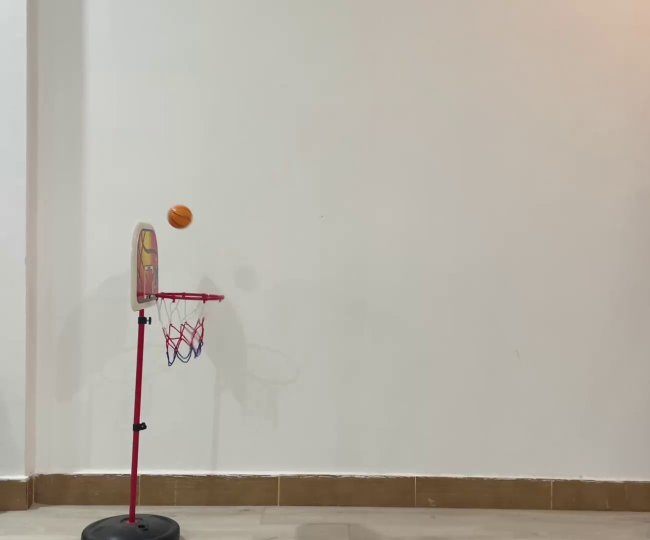
#> input picture Files/Ball.png, 1300 x 1080 px (shown at 1/2 size)
$ python ball_detection.py
#> lines starting #> are read from the running program, lines starting #| are printed output that depends on the picture; after the words box and inside, x2 and y2 are one past the last pixel; in counts of white or black regions, pixels touching at a corner belong together
import cv2

image = cv2.imread("./Files/Ball.png")
#> image is the input picture: shape (1080, 1300, 3); mean B, G, R 166.9, 176.4, 182.2
image = image[0:900, :]
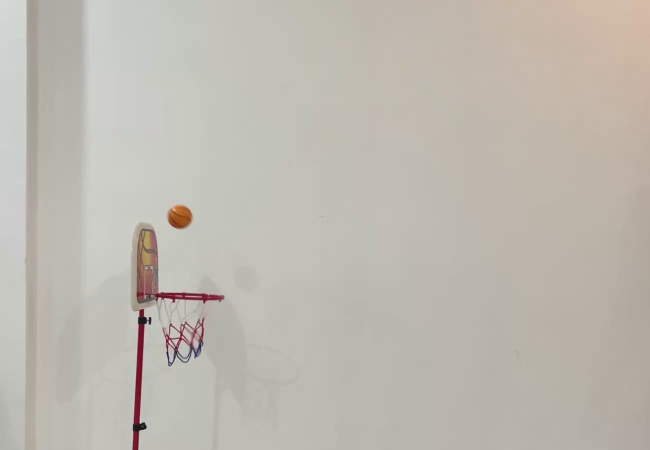
#> image: shape (900, 1300, 3) (shown at 1/2 size); mean B, G, R 177.1, 185.4, 189.8
image = cv2.resize(image,(0,0), None, 0.6, 0.6 )
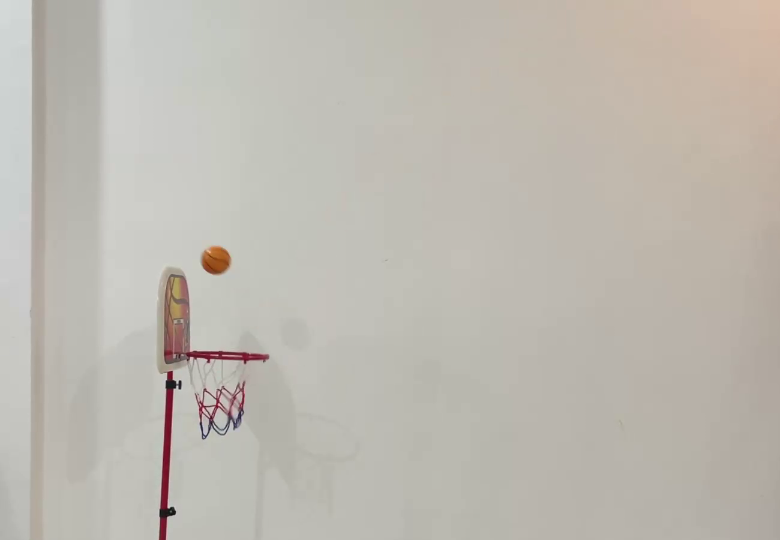
#> image: shape (540, 780, 3); mean B, G, R 177.1, 185.4, 189.8
image_Copy = image.copy()
#Convert the image from bgr to hsv
imageHSV = cv2.cvtColor(image, cv2.COLOR_BGR2HSV)
#> imageHSV: shape (540, 780, 3); mean H, S, V 25.7, 18.1, 190

# Ball detection
lower_range = (7, 153, 29)
upper_range = (162, 255, 235)

mask = cv2.inRange(imageHSV, lower_range, upper_range)
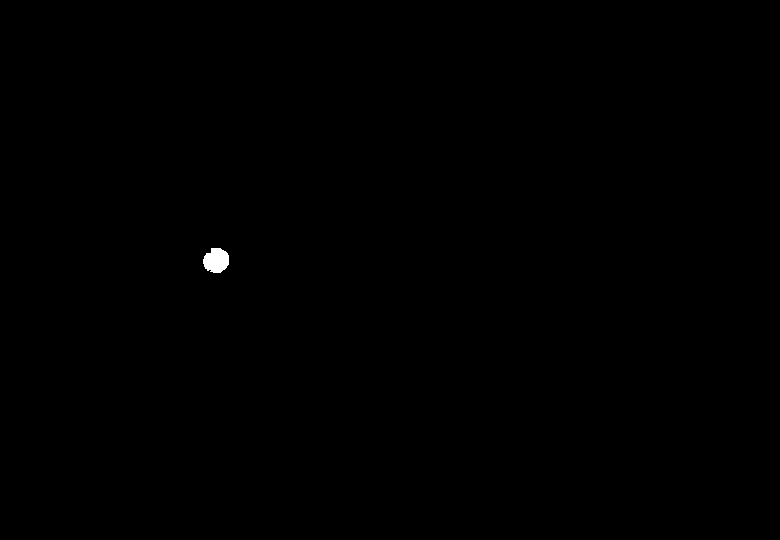
#> mask: shape (540, 780); 0.12% white; 1 white region

# Find and draw the contours
contour , hirearchy = cv2.findContours(mask.copy(), cv2.RETR_EXTERNAL, cv2.CHAIN_APPROX_NONE)
#> contour = 1 contour; box (x1, y1, x2, y2) and area: (203, 248, 229, 273) 465; hirearchy = [[-1, -1, -1, -1]]

# Draw contours
cv2.drawContours(image_Copy, contour, -1, (0,255,0), 1 )
#> image_Copy: shape (540, 780, 3); 0.02% of pixels changed, all inside (x1, y1, x2, y2) = (203, 248, 229, 273)
ball_detection = cv2.bitwise_and(image, image, mask=mask)
cv2.imshow("Mask image", image_Copy)
# Color 0 147 135 255 113 235
cv2.imshow("image", ball_detection)
cv2.waitKey(0)
